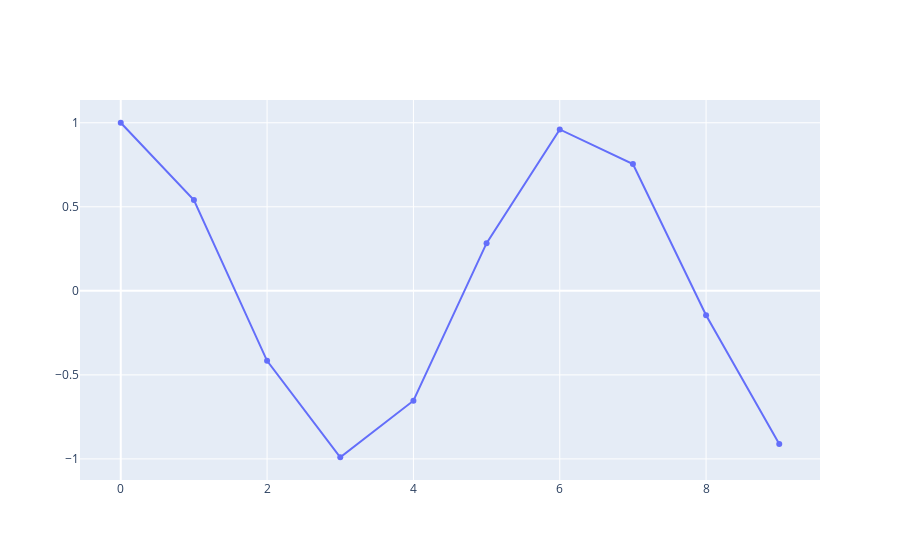

Here is the notebook cell this chart was saved with:
### Markdown cell above
# Model fitting to non linear data of single variable

### Code cell
# generate sine wave data and plot with plotly
import numpy as np
import plotly.graph_objects as go

x = np.arange(0, 10, 1)
y = np.cos(x)

x = x.reshape(-1, 1)
y = y.reshape(-1, 1)

import plotly.graph_objects as go
fig = go.Figure(go.Scatter(x=x.flatten(), y=y.flatten()))
fig

### Figure 1 — Plotly figure (JSON) as saved in the notebook; plotly's stock layout.template omitted (floating-point values rounded to 4 significant figures)
{"data": [{"type": "scatter", "x": [0, 1, 2, 3, 4, 5, 6, 7, 8, 9], "y": [1, 0.5403, -0.4161, -0.99, -0.6536, 0.2837, 0.9602, 0.7539, -0.1455, -0.9111]}], "layout": {}}
